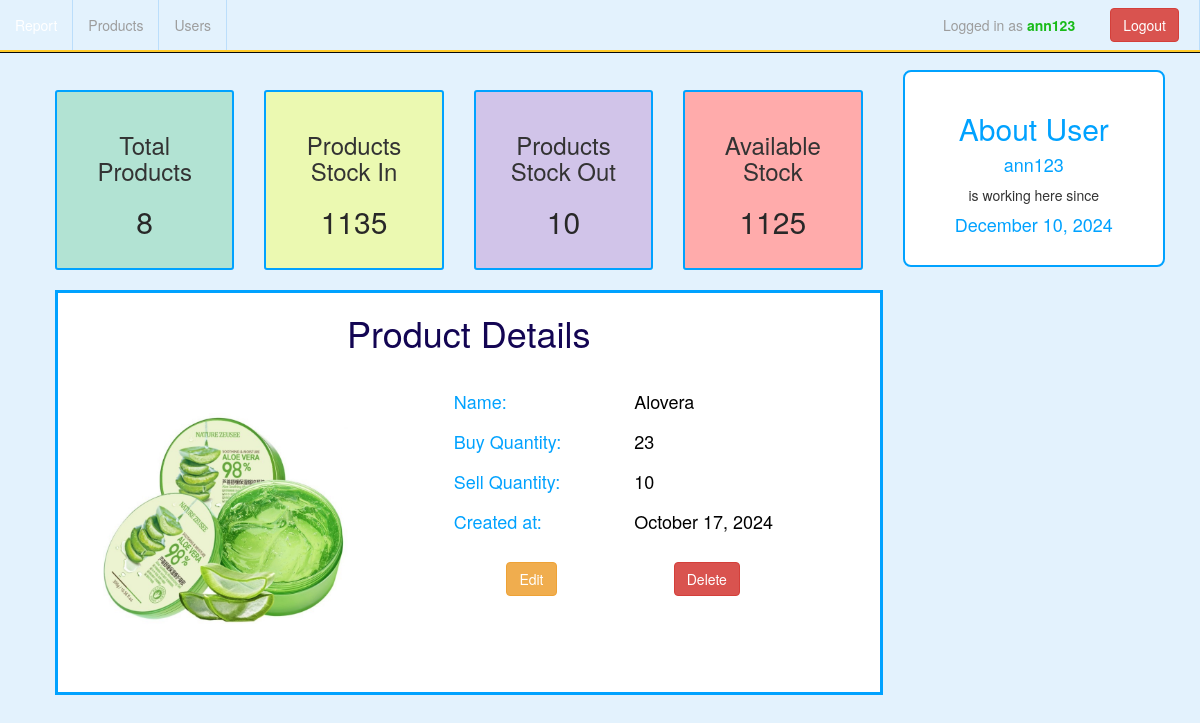
Screenshot of /model/viewProduct.php?id=47 (signed in) with the database file from the repository.
### tables this page shows
CREATE TABLE `products` (
  `id` int(11) NOT NULL,
  `name` varchar(100) NOT NULL,
  `bought` int(11) NOT NULL DEFAULT 0,
  `sold` int(11) NOT NULL DEFAULT 0,
  `image` varchar(300) NOT NULL,
  `created_at` datetime DEFAULT NULL,
  `updated_at` datetime NOT NULL DEFAULT current_timestamp()
);

CREATE TABLE `users_info` (
  `id` int(11) NOT NULL,
  `name` varchar(100) NOT NULL,
  `u_name` varchar(100) NOT NULL,
  `email` varchar(100) DEFAULT NULL,
  `password` varchar(100) NOT NULL,
  `is_active` tinyint(1) NOT NULL DEFAULT 1,
  `is_admin` tinyint(1) NOT NULL DEFAULT 0,
  `avatar` varchar(100) DEFAULT NULL,
  `last_login_time` timestamp NOT NULL DEFAULT current_timestamp() ON UPDATE current_timestamp(),
  `created_at` datetime NOT NULL DEFAULT current_timestamp()
);

### model/viewProduct.php (the view, shortened to what this page needs)
<?php
include "navigation.php";
$conn = connect();
class Product {
    private $conn;
    private $id;
    private $productData;
    public function __construct($conn, $id = null) {
        $this->conn = $conn;
        $this->id = $id;
        $this->productData = null;
    }
    public function fetchProductDetails() {
        if ($this->id) {
            $stmt = $this->conn->prepare("SELECT * FROM products WHERE id = ? LIMIT 1");
            $stmt->bind_param("i", $this->id);
            $stmt->execute();
            $result = $stmt->get_result();
            if ($result->num_rows === 1) {
                $this->productData = $result->fetch_assoc();
            }
        }
    }
    public function getProductImage() {
        return isset($this->productData['image']) ? htmlspecialchars($this->productData['image'], ENT_QUOTES, 'UTF-8') : null;
    }
    public function getFormattedDate() {
        return isset($this->productData['created_at']) ? htmlspecialchars(date("F j, Y", strtotime(str_replace('-', '/', $this->productData['created_at']))), ENT_QUOTES, 'UTF-8') : '';
    }
    public function getProductName() {
        return isset($this->productData['name']) ? htmlspecialchars(ucwords($this->productData['name']), ENT_QUOTES, 'UTF-8') : '';
    }
    public function getBoughtQuantity() {
        return isset($this->productData['bought']) ? htmlspecialchars($this->productData['bought'], ENT_QUOTES, 'UTF-8') : '';
    }
    public function getSoldQuantity() {
        return isset($this->productData['sold']) ? htmlspecialchars($this->productData['sold'], ENT_QUOTES, 'UTF-8') : '';
    }
    public function getProductId() {
        return isset($this->productData['id']) ? htmlspecialchars($this->productData['id'], ENT_QUOTES, 'UTF-8') : '';
    }
}
if (isset($_GET['id'])) {
    $product = new Product($conn, intval($_GET['id']));
    $product->fetchProductDetails();
}
?>
<html>
<head>
    <link rel="stylesheet" href="https://maxcdn.bootstrapcdn.com/bootstrap/3.3.7/css/bootstrap.min.css">
    <link rel="stylesheet" type="text/css" href="../css/product.css">
    <link rel="stylesheet" type="text/css" href="../css/navigation.css">
</head>
<body>
    <div class="row" style="padding: 50px;">
        <div class="leftcolumn">
            <?php include('product_cards.php'); ?>
            <div class="pt-20 pl-20">
                <div class="col-sm-12" style="background-color: white; border: solid rgb(0, 162, 255);">
                    <div class="text-center">
                        <h1 style="color:#130553;">Product Details</h1>
                    </div>
                    <div class="row p-20">
                        <div class="row col-sm-6">
                            <div class="col-sm-6 p-20 pull-left">
                                <?php if ($product->getProductImage()): ?>
                                    <img src="<?php echo $product->getProductImage(); ?>" height="250" width="250" alt="Product Image">
                                <?php else: ?>
                                    <img src="placeholder.jpg" height="250" width="250" alt="No Image Available">
                                <?php endif; ?>
                            </div>
                        </div>
                        <div class="row col-sm-6">
                            <h4 class="pull-left col-sm-6">Name:</h4>
                            <div class="col-sm-6">
                                <h4 class="pull-left" style="color: black;"><?php echo $product->getProductName(); ?></h4>
                            </div>
                        </div>
                        <div class="row col-sm-6">
                            <h4 class="pull-left col-sm-6">Buy Quantity:</h4>
                            <div class="col-sm-6">
                                <h4 class="pull-left" style="color: black;"><?php echo $product->getBoughtQuantity(); ?></h4>
                            </div>
                        </div>
                        <div class="row col-sm-6">
                            <h4 class="pull-left col-sm-6">Sell Quantity:</h4>
                            <div class="col-sm-6">
                                <h4 class="pull-left" style="color: black;"><?php echo $product->getSoldQuantity(); ?></h4>
                            </div>
                        </div>
                        <div class="row col-sm-6">
                            <h4 class="pull-left col-sm-6">Created at:</h4>
                            <div class="col-sm-6">
                                <h4 class="pull-left" style="color: black;"><?php echo $product->getFormattedDate(); ?></h4>
                            </div>
                        </div>
                        <div class="row col-sm-6 text-center" style="padding: 20px">
                            <div class="col-sm-6">
                                <a href="editProduct.php?id=<?php echo $product->getProductId(); ?>"><button class="btn btn-warning">Edit</button></a>
                            </div>
                            <div class="col-sm-6">
                                <a href="deleteProduct.php?id=<?php echo $product->getProductId(); ?>"><button class="btn btn-danger">Delete</button></a>
                            </div>
                        </div>
                    </div>
                </div>
            </div>
        </div>
        <?php include('side_info.php'); ?>
    </div>
</body>
</html>

### model/side_info.php (shortened to what this page needs)
<?php
$sq = "SELECT * FROM users_info WHERE id='$userid'";
$thisUser = mysqli_fetch_assoc($conn->query($sq));
?>
<html>
    <head>
        <link rel="stylesheet" href="https://maxcdn.bootstrapcdn.com/bootstrap/3.3.7/css/bootstrap.min.css">
        <link rel="stylesheet" type="text/css" href="../css/product.css">
    </head>
    <body>
        <div class="rightcolumn">
            <div class="card text-center">
                <h2>About User</h2>
                <p>
                    <h4><?php echo htmlspecialchars($thisUser['name']); ?></h4> is working here since <h4><?php echo date('F j, Y', strtotime($thisUser['created_at'])); ?></h4>
                </p>
            </div>
        </div>
    </body>
</html>

### css/product.css (style rules this page uses)
body { background-color: #E3F2FD; margin: 0; height: 100%; overflow-x: hidden; }
* { box-sizing: border-box; }
.leftcolumn { float: left; width: 75%; }
.rightcolumn { float: left; width: 25%; background-color: #E3F2FD; padding-left: 20px; }
.card { background-color: #FFFFFF; padding: 20px; margin-top: 20px; color: #333; border: 2px solid #00A2FF; text-align: center; border-radius: 8px; }
.row:after { content: ""; display: table; clear: both; }
h1, h2, h4, th { color: rgb(0, 162, 255); }
.pl-20 { padding-left: 20px; }
.pt-20 { padding-top: 20px; }
.p-20 { padding: 20px; }

### rows the page displays
products: image (picture), name "Alovera", bought "23", sold "10", created_at "October 17, 2024"
users_info: name "ann123", created_at "December 10, 2024"

### other values shown
$user "ann123"
$totalProducts['products'] "8"
$totalBought['total_bought'] "1135"
$totalSold['total_sold'] "10"
$stockAvailable "1125"
